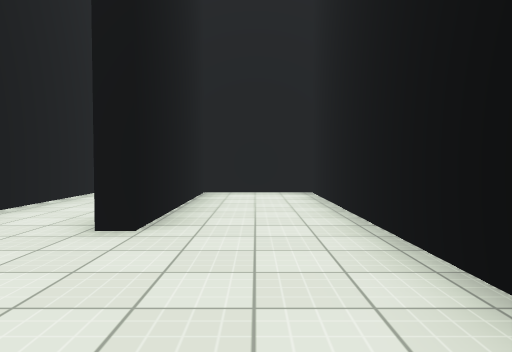
[1] (above)

24 first-person views from a walk through a Unity game level. The camera is 1.2 m above the floor, tilts 2° down and sees 70° across. The floor is counted in squares, 2 m on a side. Each view is taken from the middle of a square. On the plan, view 1 faces up. The plan holds only what a view shows up to about 10 squares ahead; the rest is blank. The place goes on beyond the plan. The player is left out. Surface patterns are stand-ins for the level's own textures.

[2]
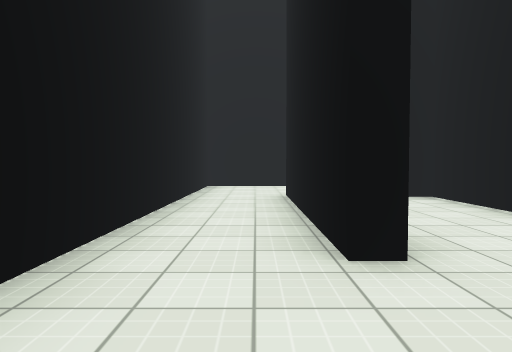

[3]
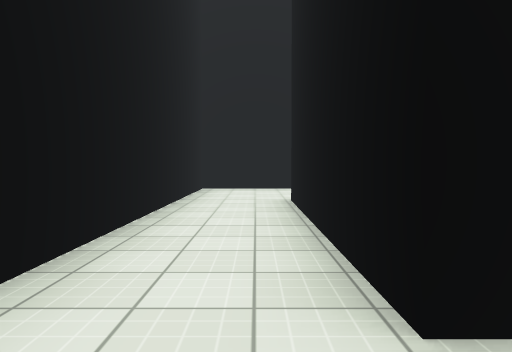

[4]
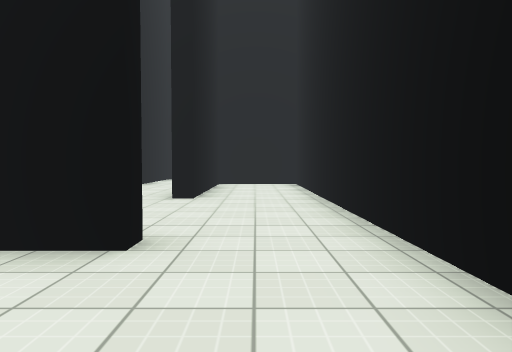

[5]
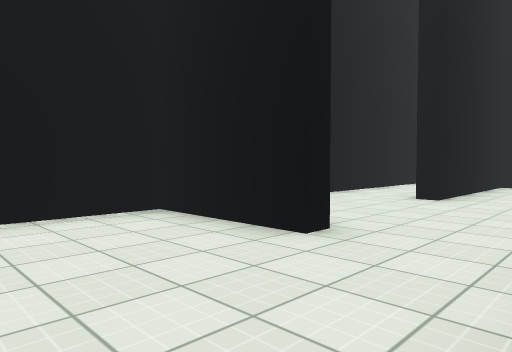

[6]
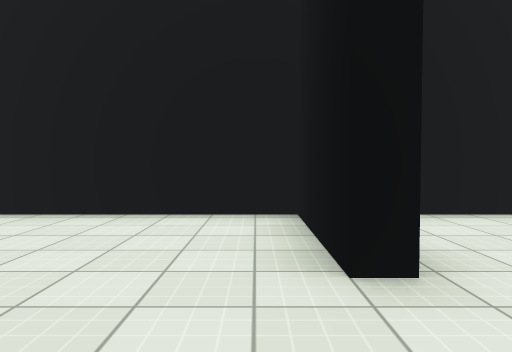

[7]
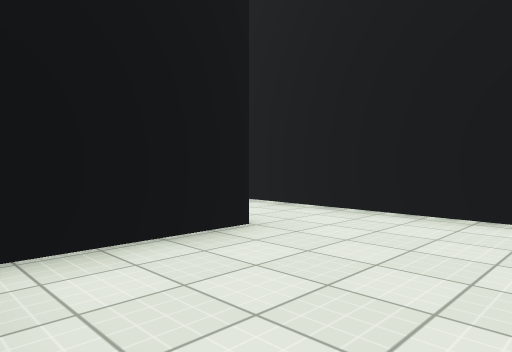

[8]
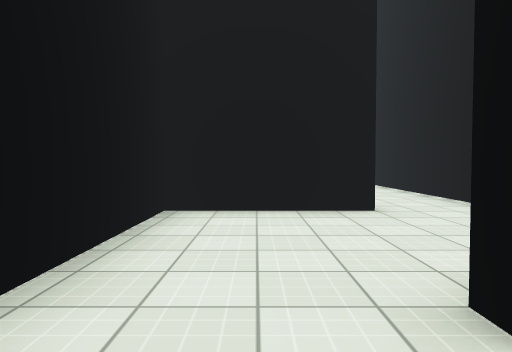

[9]
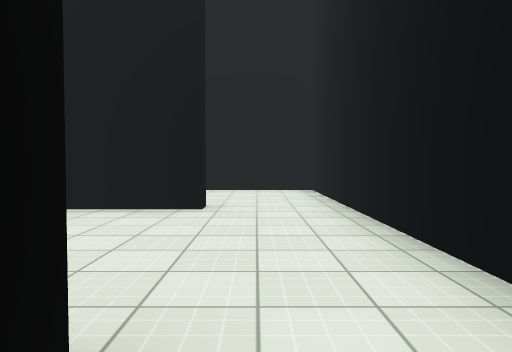

[10]
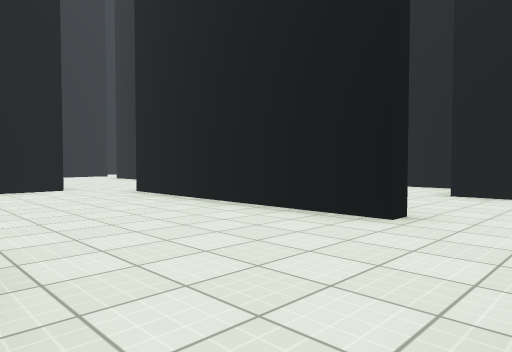

[11]
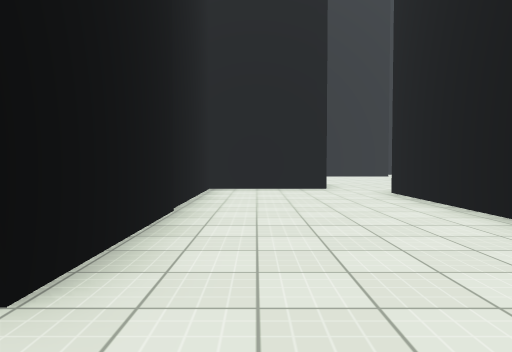

[12]
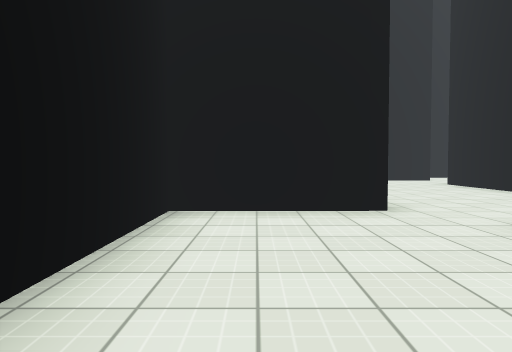

[13]
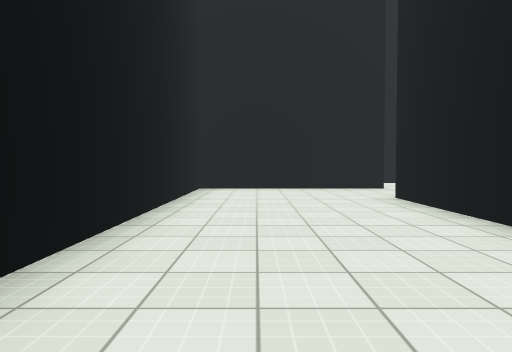

[14]
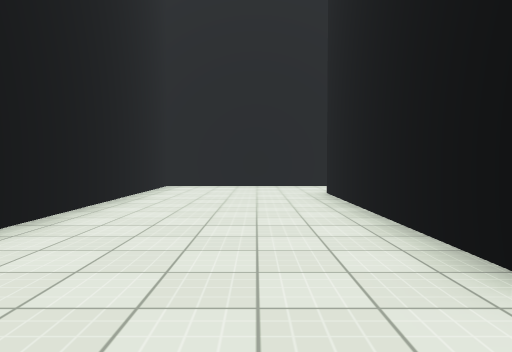

[15]
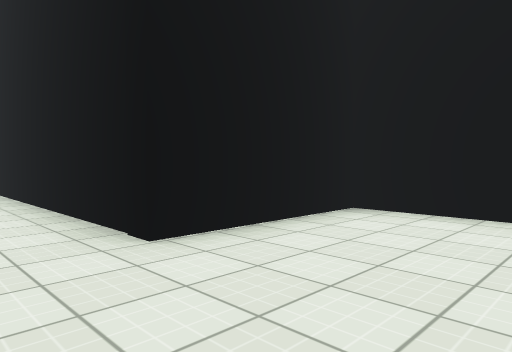

[16]
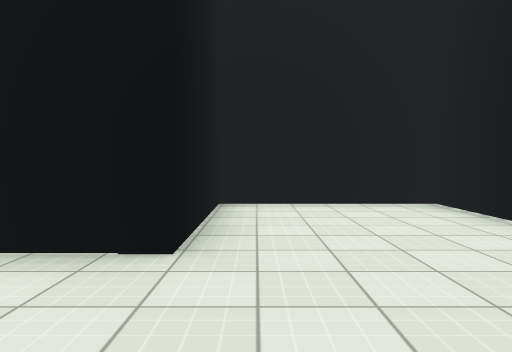

[17]
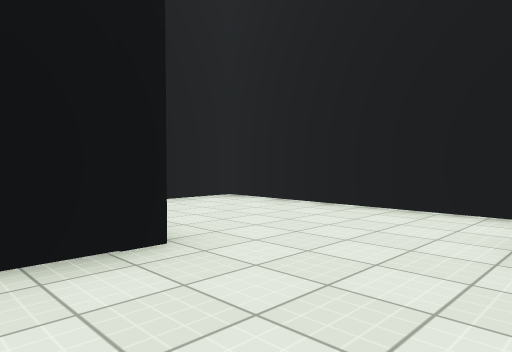

[18]
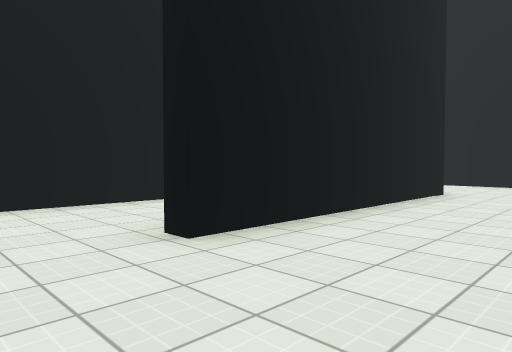

[19]
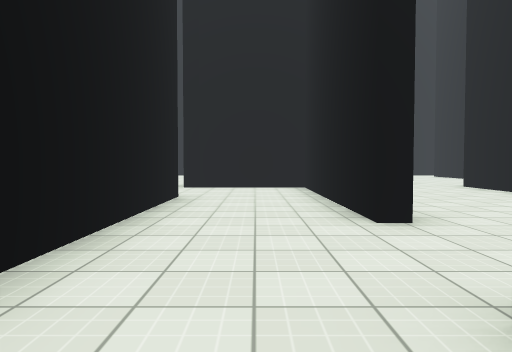

[20]
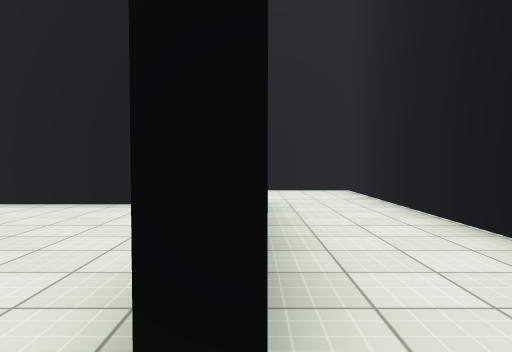

[21]
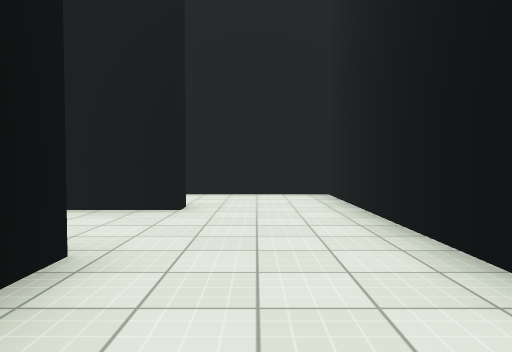

[22]
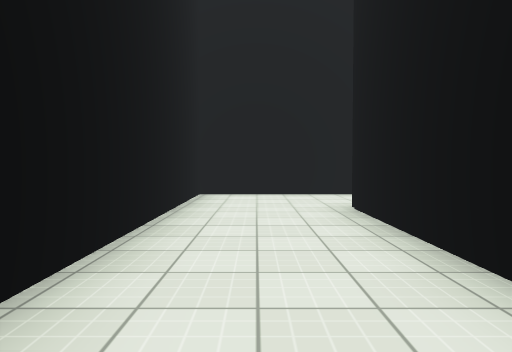

[23]
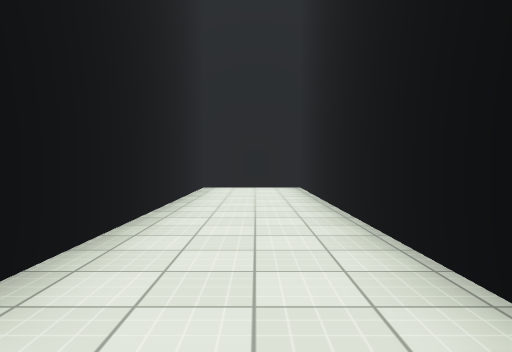

[24]
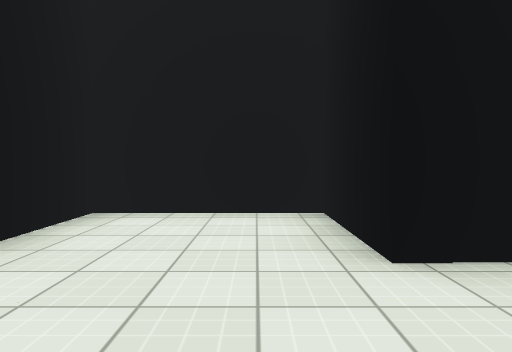

### Floor plan
Ten units are one square. View 1 is at (0, 0); x grows to the right and y downward. Boxes are objects, and circles mark ways between rooms. Rooms are numbered by the first view taken in them; rooms with no view inside come last. Other rooms are left out.
<svg viewBox="-38 -111 204 250">
<path fill="none" stroke="#000" d="M-9 1 -9 5M12 4 12 -75 -11 -75 -11 -32 -14 -32 -14 -80M-11 -106 -33 -106 -33 -9M-9 5 -33 5 -33 35M-16 36 12 36 12 4M23 88 23 134 56 134 56 104 113 104M-14 81 -14 78 45 78M-33 35 -33 85M137 96 137 67 56 67 56 39 -16 39M161 91 161 39 59 39 59 63 141 63M141 110 137 110M136 134 161 134 161 106M113 104 113 108 59 108 59 125M137 110 137 96M84 134 136 134M-9 112 -9 134 20 134 20 118M-33 85 -33 112 -9 112"/>
<circle cx="5" cy="0" r="3" fill="#2a7"/>
<circle cx="-25" cy="40" r="3" fill="#2a7"/>
<circle cx="125" cy="100" r="3" fill="#2a7"/>
<circle cx="-25" cy="80" r="3" fill="#2a7"/>
<circle cx="140" cy="120" r="3" fill="#2a7"/>
<circle cx="-10" cy="95" r="3" fill="#2a7"/>
<text x="-20" y="-40">1</text>
<text x="-10" y="20">2</text>
<text x="40" y="70">3</text>
<text x="130" y="50">4</text>
<text x="110" y="110">5</text>
<text x="0" y="100">6</text>
<text x="-30" y="90">7</text>
</svg>
Room 1 opens to room 2. Room 2 opens to room 3. Room 3 opens to room 5. Room 3 opens to room 7. Room 4 opens to room 5. Room 6 opens to room 7.

Where each view was taken, in squares from view 1:
view 1: 0 up, 0 right, facing up
view 2: 1 up, 2 left, facing up
view 3: 2 up, 2 left, facing up
view 4: 3 down, 0 right, facing up
view 5: 3 down, 1 right, facing up-left
view 6: 1 down, 1 right, facing left
view 7: 1 down, 1 right, facing down-left
view 8: 1 up, 0 right, facing down
view 9: 3 down, 2 left, facing down
view 10: 4 down, 3 left, facing down-right
view 11: 5 down, 3 left, facing right
view 12: 5 down, 1 right, facing right
view 13: 8 down, 5 right, facing right
view 14: 9 down, 4 right, facing right
view 15: 9 down, 3 right, facing down-right
view 16: 8 down, 5 right, facing down
view 17: 8 down, 7 right, facing down-left
view 18: 8 down, 13 right, facing down-left
view 19: 12 down, 15 right, facing left
view 20: 12 down, 14 right, facing up
view 21: 12 down, 9 right, facing right
view 22: 5 down, 9 right, facing right
view 23: 5 down, 15 right, facing left
view 24: 9 down, 0 right, facing down
